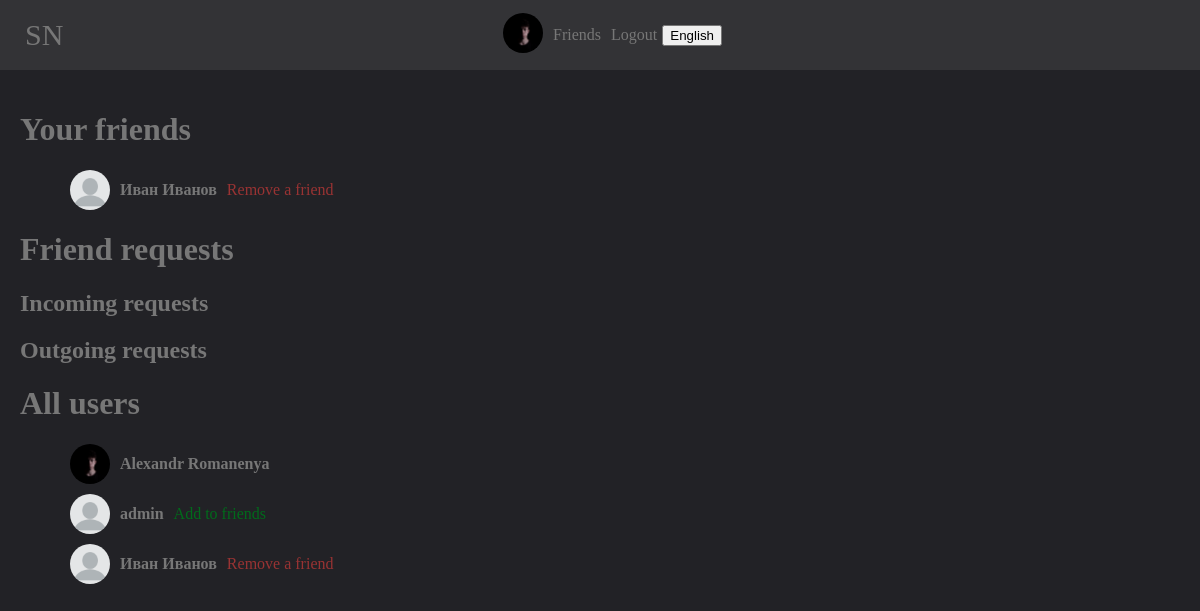
The page /friends (signed in) on the database its author committed.
### mainpage/models.py (models this page shows, shortened)
class UserDetail(models.Model):
    user = models.ForeignKey(User, on_delete=models.CASCADE)
    age = models.DateField(null=True, blank=True)
    photo = models.ForeignKey(Photo, on_delete=models.SET_NULL, null=True, blank=True)
    permissions = models.CharField(max_length=10, default="public")
    country = models.CharField(max_length=100, null=True, blank=True)
    city = models.CharField(max_length=100, null=True, blank=True)
    sex = models.CharField(max_length=10, choices=(('male', 'male'), ('female', 'female'), ('None', 'None')),
                           default=('None', 'None'))
    def get_photo(self):
        if self.photo:
            return self.photo
        else:
            return settings.STATIC_URL + "/mainpage/img/user.png"

class Photo(models.Model):
    photo = models.ImageField(upload_to='photos')
    date = models.DateTimeField()
    user = models.ForeignKey(User, on_delete=models.SET_NULL, null=True)
    permissions = models.CharField(max_length=10, default="public")
    def __str__(self):
        return self.photo.url

class Friend(models.Model):
    user1 = models.IntegerField()
    user2 = models.IntegerField()
    def get_user2_name(self):
        try:
            return f'{User.objects.get(id=self.user2).first_name} {User.objects.get(id=self.user2).last_name}'
        except:
            return "DELETED"
    def get_user2_username(self):
        try:
            return User.objects.get(id=self.user2).username
        except:
            return None
    def get_user2(self):
        try:
            return UserDetail.objects.get(user=self.user2)
        except:
            return None

### mainpage/views.py (the view)
# urls.py: path('friends', views.FriendsView.as_view()),
class FriendsView(View):
    @base
    @user_is_authenticated
    def get(self, request, content={}, **kwargs):
        user_id = request.user.id
        f1 = Friend.objects.filter(user1=user_id)
        f2 = Friend.objects.filter(user2=user_id)
        content.update({
            'list': get_wordlist(request).Friends,
            'friends': f1.union(f2),
            'incoming_requests': Follower.objects.filter(user2=user_id),
            'outgoing_requests': Follower.objects.filter(user1=user_id),
            'all_users': UserDetail.objects.all(),
        })
        id_list = {
            'friends': [],
            'incoming_requests': [],
            'outgoing_requests': [],
        }
        for el in content['friends']:
            if user_id == el.user1:
                id_list['friends'] += [el.user2]
            else:
                id_list['friends'] += [el.user1]
        for el in content['incoming_requests']:
            id_list['incoming_requests'] += [el.user1]
        for el in content['outgoing_requests']:
            id_list['outgoing_requests'] += [el.user2]
        content['id_list'] = id_list
        try:
            add_id = int(request.GET['add'][2:])
            if Follower.objects.filter(user1=add_id, user2=user_id):
                Friend.objects.create(user1=user_id, user2=add_id)
                Follower.objects.filter(user1=add_id, user2=user_id).delete()
            return url_redirect_or_not(request)
        except:
            pass
        try:
            rm_id = int(request.GET['rm'][2:])
            if Friend.objects.filter(user1=rm_id, user2=user_id):
                Follower.objects.create(user1=rm_id, user2=user_id)
                Friend.objects.filter(user1=rm_id, user2=user_id).delete()
            elif Friend.objects.filter(user1=user_id, user2=rm_id):
                Follower.objects.create(user1=rm_id, user2=user_id)
                Friend.objects.filter(user1=user_id, user2=rm_id).delete()
            return url_redirect_or_not(request)
        except:
            pass
        try:
            rm_request_id = int(request.GET['rm_request'][2:])
            if Follower.objects.filter(user1=user_id, user2=rm_request_id):
                Follower.objects.filter(user1=user_id, user2=rm_request_id).delete()
            return url_redirect_or_not(request)
        except:
            pass
        try:
            add_request_id = int(request.GET['add_request'][2:])
            if not Follower.objects.filter(user1=user_id, user2=add_request_id) and user_id != add_request_id:
                Follower.objects.create(user1=user_id, user2=add_request_id)
            return url_redirect_or_not(request)
        except:
            pass
        return render(request, 'mainpage/friends.html', content)

### mainpage/views.py (called while the page is built)
def base(func):
    def wrapper(self, request, **kwargs):
        content = {}
        if request.user.is_authenticated:
            content = {'your_user': UserDetail.objects.get(user=request.user)}
        return func(self, request, content=content, **kwargs)
    return wrapper

def user_is_authenticated(func):
    def redir(self, request):
        return redirect('/login')
    def wrapper(self, request, **kwargs):
        if request.user.is_authenticated:
            return func(self, request, **kwargs)
        else:
            return redir(self, request)
    return wrapper

def get_wordlist(request):
    langs_list = {
        'en': langs.EN,
        'ru': langs.RU,
    }
    if 'lang' in request.COOKIES:
        lang = request.COOKIES['lang']
        try:
            return langs_list[lang]
        except:
            return langs_list['en']
    else:
        return langs_list['en']

### mainpage/templates/mainpage/friends.html (shortened to what this page needs)
{% extends 'mainpage/base.html' %}
{% load static %}
{% block content %}
    <link rel="stylesheet" href="{% static 'mainpage/friends.css' %}">
    <h1>{{ list.your_friends }}</h1>
    <ul>
        {% for el in friends %}
            {% if user.id == el.user1 %}
                <li class="user"><a href="/{{ el.get_user2_username }}">
                    {% if el.get_user2_name == "DELETED" %}
                        <b><img src="{% static "mainpage/img/user.png" %}" class="user_photo">{{ list.user_del }}</b>
                    {% else %}
                        <b><img class="user_photo" src="{{ el.get_user2.get_photo }}">{{ el.get_user2_name }}</b>
                    {% endif %}
                </a><a class="action remove_friend" href="?rm=id{{ el.user2 }}">{{ list.remove_friend }}</a></li>
            {% endif %}
        {% endfor %}
    </ul>
    <h1>{{ list.friend_requests }}</h1>
    <h2>{{ list.incoming_requests }}</h2>
    <h2>{{ list.outgoing_requests }}</h2>
    <h1>{{ list.all_users }}</h1>
    <ul>
        {% for el in all_users %}
            <li class="user">
                <b><a href="/{{ el.user.username }}"><img width="40px" class="user_photo"
                                                          src="{{ el.get_photo }}">{{ el.user.first_name }} {{ el.user.last_name }}
                </a></b>
                {% if el.user.id in id_list.friends %}
                    <a class="action remove_friend" href="?rm=id{{ el.user.id }}">{{ list.remove_friend }}</a>
                {% elif el.user.id in id_list.incoming_requests %}
                    <a class="action accept_request" href="?add=id{{ el.user.id }}">{{ list.accept_the_request }}</a>
                {% elif el.user.id in id_list.outgoing_requests %}
                    <a class="action remove_request" href="?rm_request=id{{ el.user.id }}">{{ list.remove_request }}</a>
                {% elif el.user.id != user.id %}
                    <a class="action add_request" href="?add_request=id{{ el.user.id }}">{{ list.add_request }}</a>
                {% endif %}
            </li>
        {% endfor %}
    </ul>
{% endblock %}

### mainpage/templates/mainpage/base.html (shortened to what this page needs)
<!doctype html>
{% load static %}
<html lang="en">
<head>
    <link rel="stylesheet" href="{% static "mainpage/base.css" %}">
</head>
<body>
<header>
    <a class="NAME" href="/">{{ list.NAME }}</a>
    {% if user.is_authenticated %}
        <a href="/account"><img width="40px" style="border-radius: 999px" src="{{ your_user.get_photo }}"></a>
        <a href="/friends">{{ list.Friends }}</a>
        <a href="/logout?url={{ request.path }}">{{ list.LogOut }}</a>
    {% endif %}
    <button onclick="choose_lang()">{{ list.choose_lang }}</button>
</header>
<main>
    {% block content %}
{% endblock %}
</main>
</body>
</html>

### mainpage/static/mainpage/base.css (style rules this page uses)
body { padding: 0; margin: 0; background: #222226; color: #777; font-family: Calibri; }
header { background: #333336; padding: 10px; color: #FFF; display: flex; align-items: center; justify-content: center; position: fixed; width: 100vw; height: 50px; left: 0; top: 0; }
.NAME { position: fixed; left: 20px; font-size: 30px; }
header a { text-decoration: none; margin: 5px; color: #777; }
main { padding: 20px; padding-top: 90px; }
main a { text-decoration: none; color: #777; }

### mainpage/static/mainpage/friends.css (style rules this page uses)
.user { display: flex; align-items: center; margin: 10px; }
.user * { display: flex; align-items: center; }
.user_photo { border-radius: 999px; margin-right: 10px; width: 40px; }
.action { margin-left: 10px; }
.add_request { color: #006b1b; }
.remove_friend { color: #993333; }

### rows shown on the page
UserDetail: get_photo (picture), user.first_name "Alexandr", user.last_name "Romanenya"
Friend: get_user2_name "Иван Иванов", remove_friend "Remove a friend"
UserDetail: user.first_name "admin", add_request "Add to friends"
UserDetail: user.first_name "Иван", user.last_name "Иванов", remove_friend "Remove a friend"

### other values the page prints
{{ list.NAME }} "SN"
{{ list.Friends }} "Friends"
{{ list.LogOut }} "Logout"
{{ list.choose_lang }} "English"
{{ list.your_friends }} "Your friends"
{{ list.friend_requests }} "Friend requests"
{{ list.incoming_requests }} "Incoming requests"
{{ list.outgoing_requests }} "Outgoing requests"
{{ list.all_users }} "All users"
